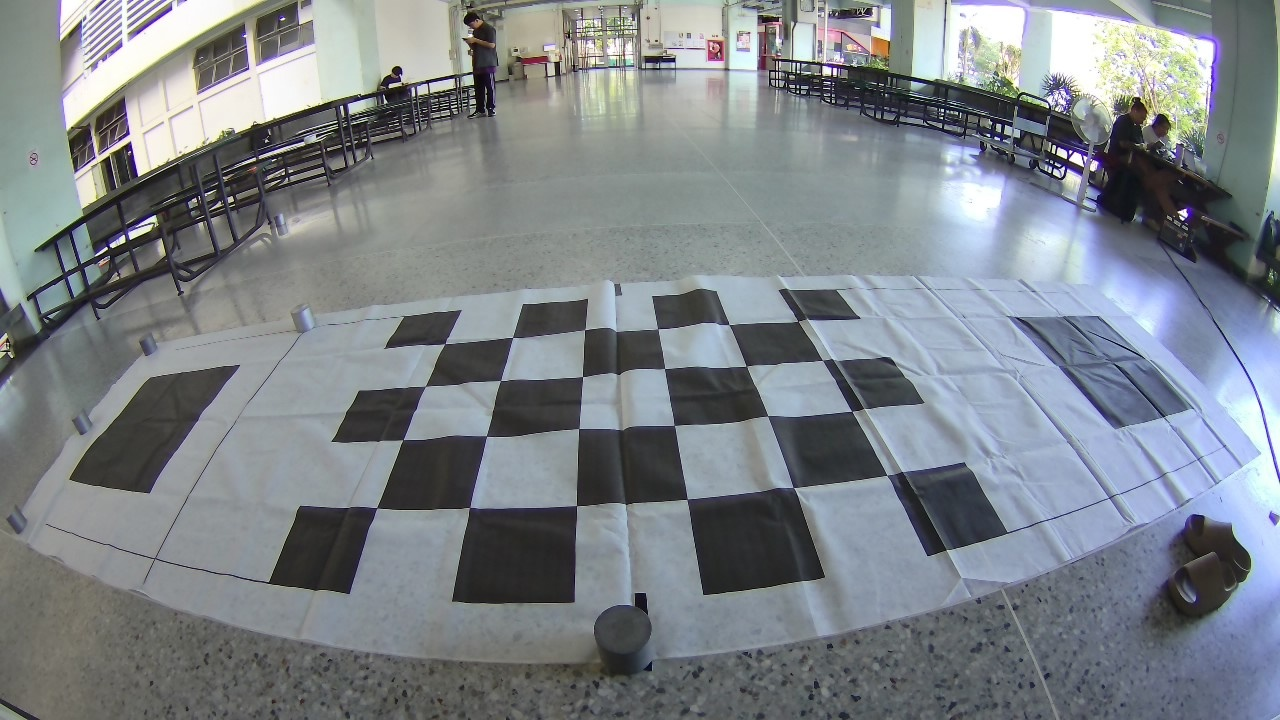
#> input picture Development_Program/chessboard/Calibration_Img/chessboard01.jpg, 1280 x 720 px, given in place of front.jpg, which was not available
$ python Step1_cal.py
#> lines starting #> are read from the running program, lines starting #| are printed output that depends on the picture
"""
This script performs camera calibration using chessboard images and applies distortion correction to test images.

How it works:
1. Loads chessboard images from the specified folder to extract calibration points.
2. Defines chessboard size and prepares 3D object points.
3. If `Cal_M = True`, it performs camera calibration using detected chessboard corners.
4. If `Cal_M = False`, it loads predefined intrinsic camera parameters.
5. Reads test images from four different views: 'front', 'left', 'Right', 'rear'.
6. Applies undistortion to the test images using the calibrated camera matrix and distortion coefficients.
7. Saves the original and undistorted images to the 'out_undistorted_Images' folder.
8. Stores the calibration parameters in OpenCV YAML format in the 'yaml' directory.

Output:
- The script generates:
    yaml/
      ├── calibration_data_front.yaml
      ├── calibration_data_left.yaml
      ├── calibration_data_right.yaml
      ├── calibration_data_rear.yaml
    out_undistorted_Images/
      ├── front_original.jpg
      ├── front_undistorted.jpg
      ├── left_original.jpg
      ├── left_undistorted.jpg
      ├── right_original.jpg
      ├── right_undistorted.jpg
      ├── rear_original.jpg
      ├── rear_undistorted.jpg
"""
import os
import numpy as np
import cv2
import glob


def get_intrinsic_matrix(fx, fy, cx, cy):
    """Returns the intrinsic camera matrix."""
    return np.array([[fx, 0, cx],
                     [0, fy, cy],
                     [0,  0,  1]])


# Defind dataset path
Dataset_path = '../Dataset/Img_distortion_Testing/'

# Define chessboard size and square size
chessboard_size = (6, 4)  # Number of inner corners (width, height)
square_size = 0.2        # Square size in meters

# Prepare object points (3D points pattern)
objp = np.zeros((chessboard_size[0] * chessboard_size[1], 3), np.float32)
objp[:, :2] = np.mgrid[0:chessboard_size[0], 0:chessboard_size[1]].T.reshape(-1, 2) * square_size

objpoints = []  # List to store 3D object points
imgpoints = []  # List to store 2D image points

# Set calibration folder
calibration_folder = 'Calibration_Img'

# Get all calibration images from the folder
images = glob.glob(f'chessboard/{calibration_folder}/chessboard*.jpg')
print("Found images:", images)

# Set calibration mode
Cal_M = False  # True = Perform new calibration, False = Use pre-calibrated values

camera_matrix = None
dist_coeffs = None
resolution = None

if Cal_M:
    # Perform camera calibration using chessboard images
    for fname in images:
        img = cv2.imread(fname)
        gray = cv2.cvtColor(img, cv2.COLOR_BGR2GRAY)
        ret, corners = cv2.findChessboardCorners(gray, chessboard_size, None)
        if ret:
            # Refine corner detection for better accuracy
            criteria = (cv2.TERM_CRITERIA_EPS + cv2.TERM_CRITERIA_MAX_ITER, 100, 0.0001)
            corners2 = cv2.cornerSubPix(gray, corners, (11, 11), (-1, -1), criteria)
            objpoints.append(objp)
            imgpoints.append(corners2)

    if len(objpoints) > 0:
        # Perform camera calibration
        ret, camera_matrix, dist_coeffs, rvecs, tvecs = cv2.calibrateCamera(
            objpoints, imgpoints, gray.shape[::-1], None, None
        )
        resolution = np.array(gray.shape[::-1], dtype=np.int32)  # (width, height)
        print("Calibrated Camera Matrix:")
        print(camera_matrix)
        print("Distortion Coefficients:")
        print(dist_coeffs)
    else:
        raise ValueError("No suitable calibration images found.")
else:
    # Use pre-calibrated intrinsic parameters
    fx, fy = 536.874764466575, 538.6813722963437
    cx, cy = 637.9072910606346, 328.6645901880612
    camera_matrix = get_intrinsic_matrix(fx, fy, cx, cy)
    dist_coeffs = np.array([-0.29384105, 0.08857583, 0.0017715, -0.00090177, -0.01231684])
    resolution = np.array([1280, 720], dtype=np.int32)  # Expected image resolution

# Create output directories if they do not exist
os.makedirs('yaml', exist_ok=True)
os.makedirs('out_undistorted_Images', exist_ok=True)

# Define multiple test folders to process
test_folders = ['front', 'left', 'right', 'rear']

for test_folder in test_folders:
    print(f"\nProcessing test folder: {test_folder}")

    # Load test image for undistortion
    img_test = cv2.imread(f'{Dataset_path}{test_folder}.jpg')
#> img_test is the input picture: shape (720, 1280, 3); mean B, G, R 136.4, 131.1, 125.1

    if img_test is not None:
        # Undistort the test image
        undistorted = cv2.undistort(img_test, camera_matrix, dist_coeffs)
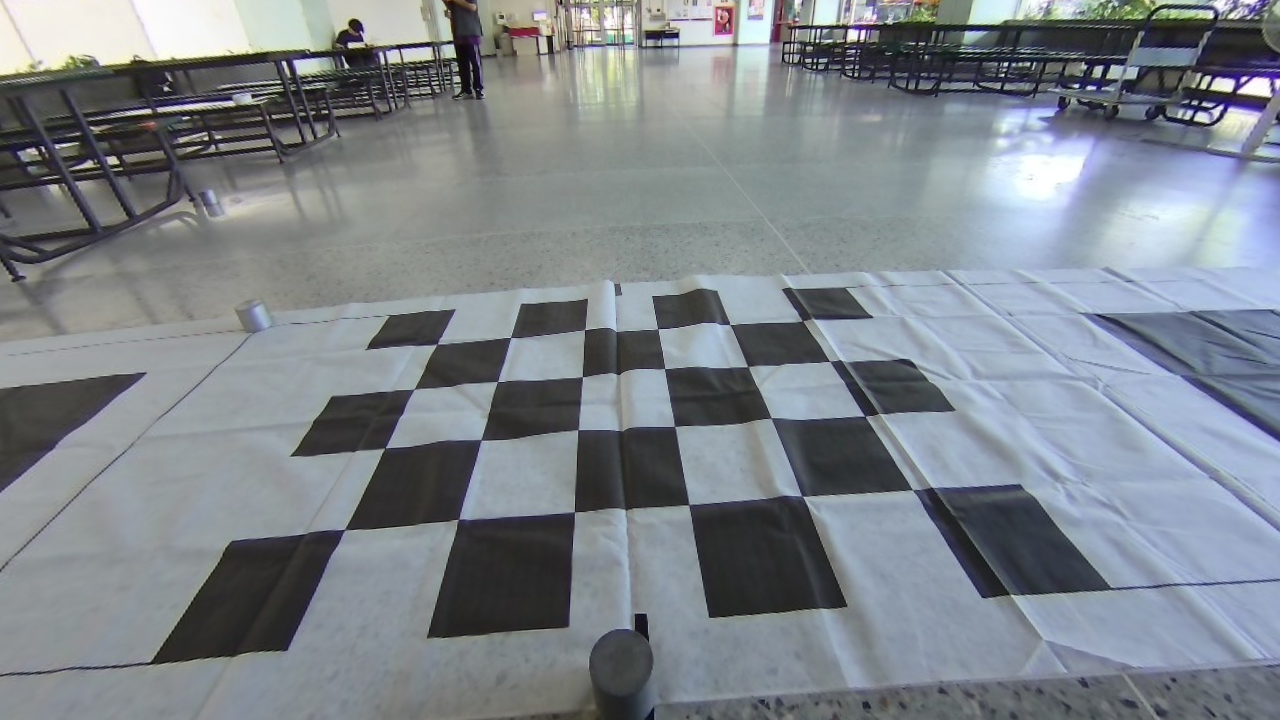
#> undistorted: shape (720, 1280, 3); mean B, G, R 139, 132.5, 125.9

        # Save original and undistorted test images
        cv2.imwrite(f'out_undistorted_Images/{test_folder}_original.jpg', img_test)
        cv2.imwrite(f'out_undistorted_Images/{test_folder}_undistorted.jpg', undistorted)

        # Display original and undistorted images
        cv2.imshow(f'Original Image - {test_folder}', img_test)
        cv2.imshow(f'Undistorted Image - {test_folder}', undistorted)
        cv2.waitKey(1000)  # Display each image for 1 second before moving to the next
        cv2.destroyAllWindows()
    else:
        print(f"Test image not found for {test_folder}")
#> pass 2 of the loop `for test_folder in test_folders:`:
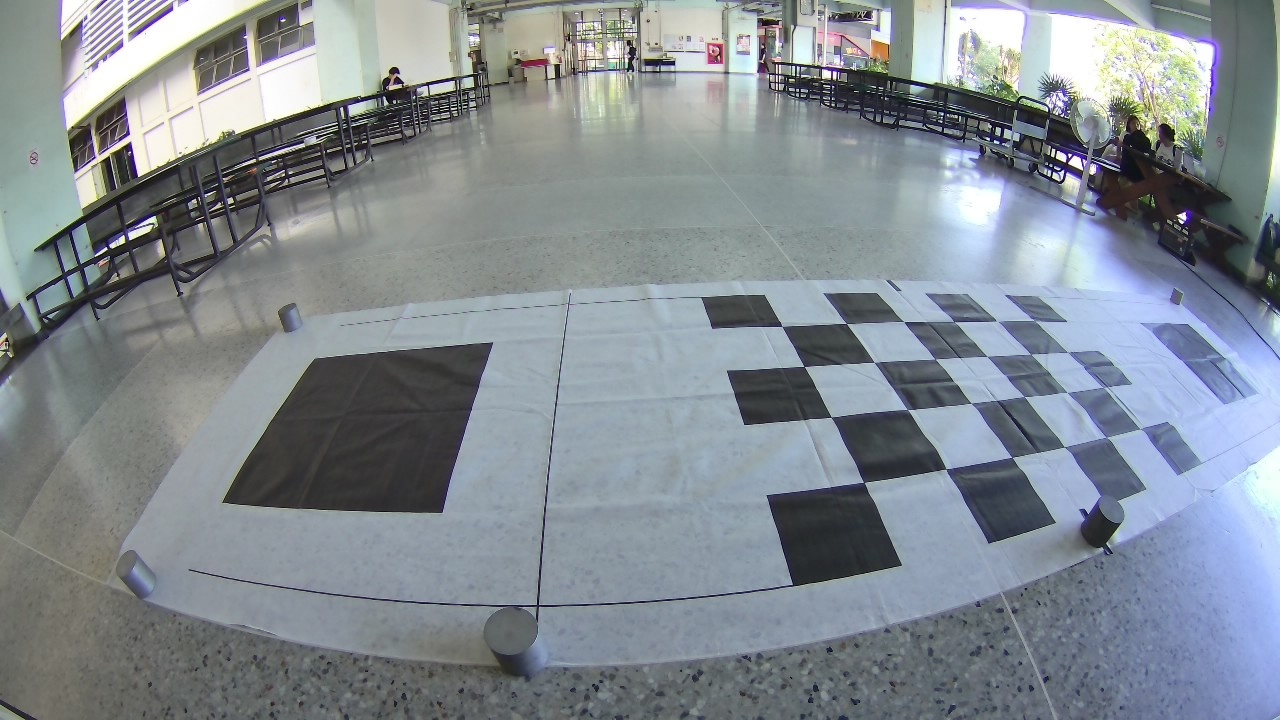
#> input picture Development_Program/chessboard/Calibration_Img/chessboard03.jpg, 1280 x 720 px, given in place of left.jpg, which was not available
#> img_test is the input picture: shape (720, 1280, 3); mean B, G, R 145.9, 139, 131.1
#> `undistorted = cv2.undistort(img_test, camera_matrix, dist_coeffs)`:
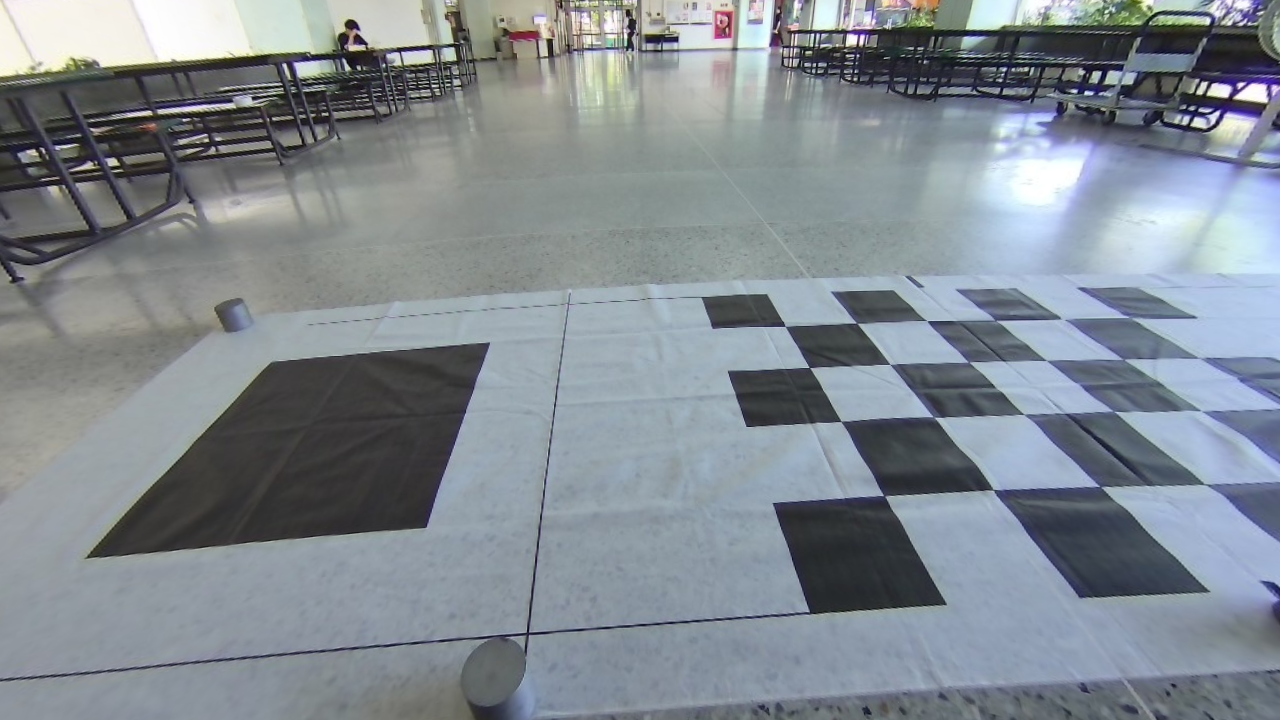
#> undistorted: shape (720, 1280, 3); mean B, G, R 145.5, 138.3, 130.3

cv2.destroyAllWindows()

# Save calibration data in OpenCV YAML format
for view in ["front", "left", "rear", "right"]:
    yaml_filename = os.path.join('yaml', f'calibration_data_{view}.yaml')
    fs = cv2.FileStorage(yaml_filename, cv2.FILE_STORAGE_WRITE)
    fs.write("camera_matrix", camera_matrix)
    fs.write("dist_coeffs", dist_coeffs)
    fs.write("resolution", resolution)
    fs.release()
    print(f"Saved calibration data to {yaml_filename}")

# Save rotation and translation vectors if available (when Cal_M = True)
if Cal_M and 'rvecs' in locals() and 'tvecs' in locals():
    fs = cv2.FileStorage(yaml_filename, cv2.FILE_STORAGE_WRITE)
    fs.write("rvecs", np.array(rvecs))
    fs.write("tvecs", np.array(tvecs))
    fs.release()

print("\nAll test images processed successfully.")
